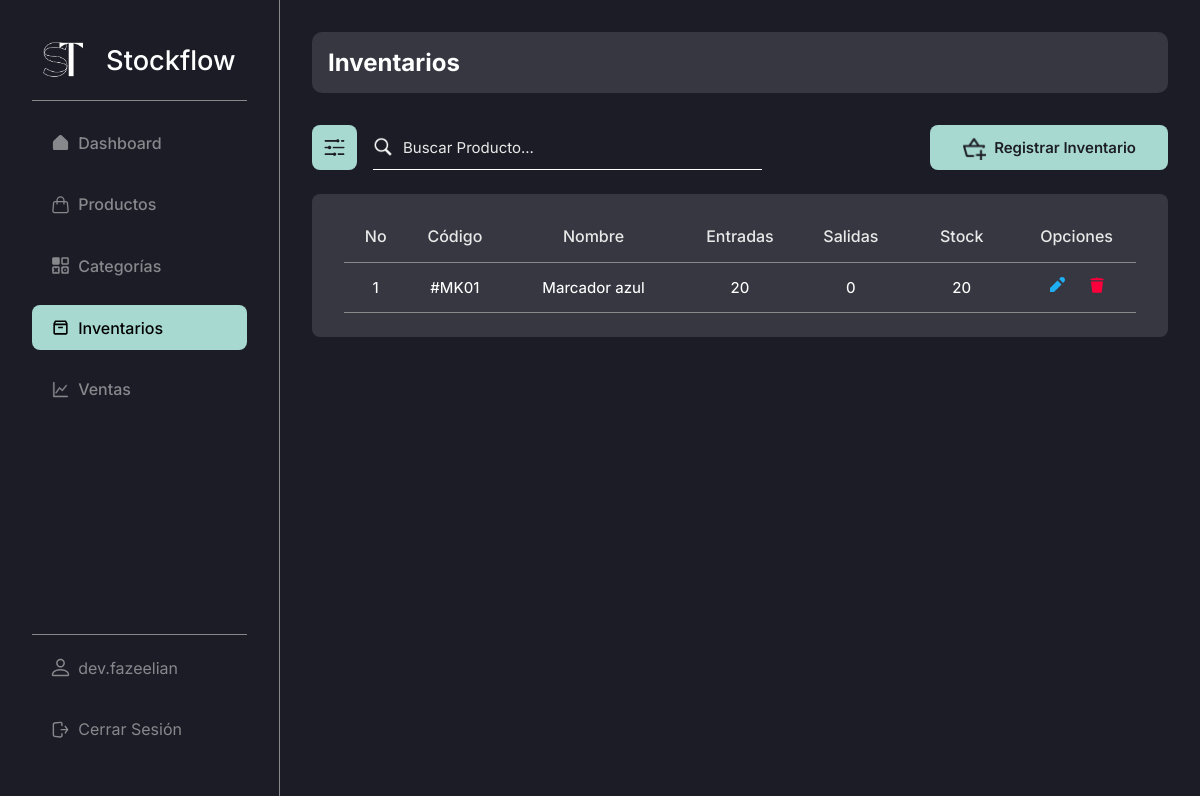
Page /admin/inventories/ (signed in) on the committed database.
### stockflow/models.py (models this page shows, shortened)
class User(db.Model):
    id = db.Column(db.Integer, primary_key = True) # Primary key
    email = db.Column(db.String(255), unique = True, nullable = False)
    username = db.Column(db.String(20), unique = True, nullable = False)
    names = db.Column(db.String(50), nullable = True, default="")
    last_names = db.Column(db.String(50), nullable = True, default="")
    password = db.Column(db.Text, nullable = False)
    profile_photo = db.Column(db.String(255), nullable=True, default="")

class Inventory(db.Model):
    id = db.Column(db.Integer, primary_key = True) # Primary key
    created_by = db.Column(db.Integer, db.ForeignKey("user.id"), nullable = False) # Foreign key
    product_id = db.Column(db.Integer, db.ForeignKey("product.id"), nullable = False) # Foreign key
    inflows = db.Column(db.Integer, nullable = False)
    outflows = db.Column(db.Integer, nullable = True, default = 0)
    stock = db.Column(db.Integer, nullable = False, default = 0)
    product = db.relationship('Product', backref='inventory', lazy=True)

class Product(db.Model):
    id = db.Column(db.Integer, primary_key = True) # Primary key
    created_by = db.Column(db.Integer, db.ForeignKey("user.id"), nullable = False) # Foreign key
    name = db.Column(db.String(100), nullable = False)
    code = db.Column(db.String(10), nullable=False)
    category_id = db.Column(db.Integer, db.ForeignKey("category.id"), nullable = False) # Foreign key
    price = db.Column(db.Integer, nullable = False)
    image = db.Column(db.String(255), nullable = True)
    category = db.relationship('Category', backref='products', lazy=True)

### stockflow/modules/inventory.py (the view)
@bp.route("/", methods = ("GET", "POST"))
@login_required
def index():
    query = ""
    inventories = []
    if request.method == "POST":
        query = request.form.get("searchInventory", "")
        inventories = Inventory.query.join(Product).filter(
            (
                Product.name.ilike(f"%{query}%") |  # Searching by product name
                Product.code.ilike(f"%{query}%")    # Searching by product code
            )
        ).all()
    else:
        inventories = Inventory.query.filter(Inventory.created_by == g.user.id).all()
    return render_template("modules/inventories/index.html", inventories = inventories, query=query)

### stockflow/auth.py (called while the page is built)
def login_required(view):
    @functools.wraps(view)
    def wrapped_view(**kwargs):
        if g.user is None:
            message = "Debes iniciar sesión"
            flash(message)
            return redirect(url_for("auth.login"))
        return view(**kwargs)
    return wrapped_view

@bp.before_app_request # Execute the next function in every request, every page
def load_logged_in_user():
    user_id = session.get("user_id")
    if user_id is None:
        g.user = None
    else:
        g.user = User.query.get_or_404(user_id)

### stockflow/templates/modules/inventories/index.html (shortened to what this page needs)
{% extends 'base-admin.html' %}
{% block content %}
    <head>
        <link rel="stylesheet" href="{{ url_for('static', filename='css/modules/inventories.css') }}">
    </head>
    <div class="content-group inter bg-black-light">
        <h2 class="color-white inter">Inventarios</h2>
    </div>
    <div class="top-page">
        <div class="cont-search">
            <button class="btn-search-filter bg-turquese-light-blue">
                <img src="{{ url_for('static', filename='img/icons/filter.png') }}" alt="">
            </button>
            <form action="{{ url_for('admin/inventories.index') }}" method="post" class="search-bar">
                <img src="{{ url_for('static', filename='img/icons/search.png') }}" alt="">
                <input type="text" class="color-white inter" name="searchInventory" value="{{ query }}" id="search" placeholder="Buscar Producto...">
            </form>
        </div>
        <div class="cont-create" style="gap: 1rem;">
            <a href="{{ url_for('admin/inventories.new') }}" class="btn-create bg-turquese-light-blue color-black inter">
                <img src="{{ url_for('static', filename='img/icons/add-inventory.png') }}" alt="">
                <h2>Registrar Inventario</h2>
            </a>
        </div>
    </div>
    <table class="table inter bg-black-light">
        <thead>
            <tr class="thead color-white-gray">
                <th class="th th-no-inv">No</th>
                <th class="th th-code-inv">Código</th>
                <th class="th th-name-inv">Nombre</th>
                <th class="th th-inflows-inv">Entradas</th>
                <th class="th th-outflows-inv">Salidas</th>
                <th class="th th-stock-inv">Stock</th>
                <th class="th th-options-inv">Opciones</th>
            </tr>
        </thead>
        <tbody>
            {% if inventories %}
                {% for inventory in inventories | reverse %}
                    {% if g.user.id == inventory.created_by %}
                        <tr class="tbody">
                            <td class="td td-no-inv">{{ loop.index }}</td>
                            <td class="td td-code-inv">#{{ inventory.product.code }}</td>
                            <td class="td td-name-inv">{{ inventory.product.name }}</td>
                            <td class="td td-inflows-inv">{{ inventory.inflows }}</td>
                            <td class="td td-outflows-inv">{{ inventory.outflows }}</td>
                            <td class="td td-stock-inv">{{ inventory.stock }}</td>
                            <td class="td td-options-inv">
                                <a href="#">
                                    <svg
                                        xmlns="http://www.w3.org/2000/svg"
                                        viewBox="0 0 16 16"
                                        fill="#20AEF3"
                                    >
                                        <path
                                            d="M12.527 7.473L8.527 3.473 1 11 1 15 5 15zM11.172.828l-1.065 1.065 4 4 1.065-1.065c1.105-1.105 1.105-2.895 0-4l0 0C14.067-.276 12.276-.276 11.172.828z"
                                        />
                                    </svg>
                                </a>
                                <a href="#">
                                </a>
                            </td>
                        </tr>
                        {% else %}
                        <tr class="tbody">
                            <td class="td" style="width: 100%;">No hay inventarios registrados por ti.</td>
                        </tr>
                    {% endif %}
                {% endfor %}
            {% endif %}
        </tbody>
    </table>
{% endblock %}

### stockflow/templates/base-admin.html (shortened to what this page needs)
<!DOCTYPE html>
<html lang="es">
<head>
    <link rel="stylesheet" href="{{ url_for('static', filename='css/global.css') }}">
    <link rel="stylesheet" href="{{ url_for('static', filename='css/base.css') }}">
    <link rel="stylesheet" href="{{ url_for('static', filename='css/tables.css') }}">
    <link rel="stylesheet" href="{{ url_for('static', filename='css/search.css') }}">
    <link rel="stylesheet" href="{{ url_for('static', filename='css/form.css') }}">
</head>
<body>
    <aside class="side-bar inter bg-black br-gray-1">
        <section class="side-bar-main">
            <h1 class="inter">
                <a href="{{ url_for('admin.dashboard') }}" class="color-white">
                    <img src="{{ url_for('static', filename='img/logo.png') }}" alt="">
                    Stockflow
                </a>
            </h1>
            <br>
            <div class="side-bar-divider" />
            <nav class="side-nav-bar">
                <a
                    href="{{ url_for('admin.dashboard') }}"
                    class="item-side-nav-bar inter {% if request.endpoint == 'admin.dashboard' %}item-side-nav-bar--active{% endif %}"
                >
                    Dashboard
                </a>
                <a
                    href="{{ url_for('admin/products.index') }}"
                    class="item-side-nav-bar inter {% if request.endpoint == 'admin/products.index' %}item-side-nav-bar--active{% endif %}"
                >
                    Productos
                </a>
                <a
                    href="{{ url_for('admin/products/categories.index') }}"
                    class="item-side-nav-bar inter {% if request.endpoint == 'admin/products/categories.index' %}item-side-nav-bar--active{% endif %}"
                >
                    Categorías
                </a>
                <a
                    href="{{ url_for('admin/inventories.index') }}"
                    class="item-side-nav-bar inter {% if request.endpoint == 'admin/inventories.index' %}item-side-nav-bar--active{% endif %}"
                >
                    Inventarios
                </a>
                <a
                    href="{{ url_for('admin/sales.index') }}"
                    class="item-side-nav-bar inter {% if request.endpoint == 'admin/sales.index' %}item-side-nav-bar--active{% endif %}"
                >
                    Ventas
                </a>
            </nav>
        </section>
        <footer class="side-bar-footer" style="flex-direction: column;">
            <a
                href="{{ url_for('admin.profile') }}"
                class="item-side-nav-bar inter {% if request.endpoint == 'admin.profile' %}item-side-nav-bar--active{% endif %}"
            >
                {{ g.user.username }}
            </a>
            <a href="{{ url_for('auth.logout') }}" class="item-side-nav-bar inter">
                Cerrar Sesión
            </a>
        </footer>
    </aside>
    <main class="page-content bg-black">
        {% block content %}{% endblock %}
    </main>
</body>
</html>

### stockflow/static/css/global.css (style rules this page uses)
* { box-sizing: border-box; padding: 0; margin: 0; }
body { display: flex; width: 100%; height: 100%; }
a { text-decoration: none; }
.page-content { display: flex; width: 100%; height: 100%; min-height: 100vh; margin-left: 280px; flex-direction: column; color: white; padding: 2rem; }
.content-group { display: flex; width: 100%; padding: 1rem; border-radius: 10px; }
.bg-black { background-color: #1C1C26; }
.bg-black-light { background-color: #363740; }
.bg-turquese-light-blue { background-color: #A7D9D0; }
.color-black { color: #1C1C26; }
.color-white { color: #FFF; }
.color-white-gray { color: #E8E8E8; }
.inter { font-family: "Inter", sans-serif; font-optical-sizing: auto; font-style: normal; }
.br-gray-1 { border-right: 1px solid #87888C; }

### stockflow/static/css/base.css (style rules this page uses)
.side-bar { display: flex; position: fixed; z-index: 1; top: 0; left: 0; width: 280px; flex-direction: column; height: 100vh; padding: 2.5rem 2rem 2rem; justify-content: space-between; }
.side-bar h1 { text-align: center; font-weight: 500; }
.side-bar h1 a { display: flex; font-size: 2rem; align-items: center; justify-content: space-around; }
.side-bar h1 a img { width: 40px; height: 40px; }
.side-bar-main { display: flex; width: 100%; height: auto; flex-direction: column; }
.side-nav-bar { display: flex; width: 100%; height: auto; list-style: none; flex-direction: column; margin-top: 20px; }
.side-nav-bar a { font-weight: 500; }
.item-side-nav-bar, .item-side-nav-bar--active { display: flex; width: 100%; height: auto; padding: 1rem 1.5rem 1rem; border-radius: 8px; margin-bottom: 1rem; text-decoration: none; align-items: center; gap: 10px; }
.item-side-nav-bar { color: #87888C; }
.item-side-nav-bar--active { color: black; background-color: #A7D9D0; }
.item-side-nav-bar--active svg { color: black !important; }
.item-side-nav-bar svg, .item-side-nav-bar--active svg { width: 20px; height: 20px; }
.item-side-nav-bar svg { color: #87888C !important; }
.side-bar-divider { display: flex; width: 100%; height: 1px; background-color: #87888C; }
.side-bar-footer { display: flex; width: 100%; min-height: 1px; border-top: 1px solid #87888C; align-items: center; justify-content: center; padding-top: 10px; }
@media screen and (max-width: 1440px) { .side-bar h1 a { font-size: 1.7rem; } }
@media screen and (max-width: 1440px) { .item-side-nav-bar, .item-side-nav-bar--active { padding: 0.8rem 1.2rem 0.8rem; gap: 8px; } }
@media screen and (max-width: 1440px) { .item-side-nav-bar svg, .item-side-nav-bar--active svg { width: 19px; height: 19px; } }

### stockflow/static/css/tables.css (style rules this page uses)
.table { display: flex; width: 100%; height: auto; margin: 2rem 0 2rem; flex-direction: column; border-radius: 8px; padding: 0 1.7rem 2rem; }
.thead { display: flex; width: 100%; height: auto; justify-content: space-between; padding: 1rem 0 0; border-bottom: 1px solid #87888C; }
.th { display: flex; width: auto; height: auto; padding: 1rem; font-size: 18px; justify-content: center; align-items: center; font-weight: 500; }
.tbody { display: flex; width: 100%; height: 100%; justify-content: space-between; border-bottom: 1px solid #87888C; }
.td { display: flex; width: auto; height: auto; font-size: 16px; justify-content: center; align-items: center; text-align: center; padding: 1rem 0 1rem; font-weight: 450; }
.td svg { width: 18px; height: 18px; }
@media screen and (max-width: 1440px) { .table { margin: 1.5rem 0 1.5rem; padding: 0 2rem 1.5rem; } }
@media screen and (max-width: 1440px) { .th { font-size: 16px; } }
@media screen and (max-width: 1440px) { .td { font-size: 15px; padding: 0.9rem 0 0.9rem; } }
@media screen and (max-width: 1440px) { .td svg { width: 16px; height: 16px; } }

### stockflow/static/css/modules/inventories.css (style rules this page uses)
.th-no-inv, .td-no-inv { width: 8%; }
.th-code-inv, .td-code-inv { width: 12%; }
.th-name-inv, .td-name-inv { width: 23%; }
.th-inflows-inv, .td-inflows-inv { width: 14%; }
.th-outflows-inv, .td-outflows-inv { width: 14%; }
.th-stock-inv, .td-stock-inv { width: 14%; }
.th-options-inv, .td-options-inv { width: 15%; }
.td-options-inv { gap: 1.5rem; }

### rows in the picture
User: user.username "dev.fazeelian"
Inventory: product.code "MK01", product.name "Marcador azul", inflows "20", outflows "0", stock "20"
